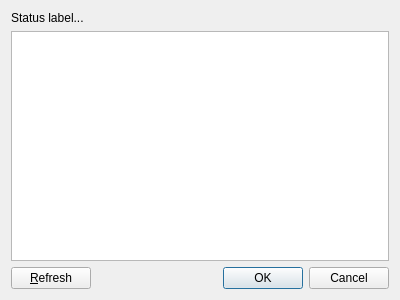
<?xml version="1.0" encoding="UTF-8"?>
<ui version="4.0">
 <class>LWJGLSelectDialog</class>
 <widget class="QDialog" name="LWJGLSelectDialog">
  <property name="geometry">
   <rect>
    <x>0</x>
    <y>0</y>
    <width>400</width>
    <height>300</height>
   </rect>
  </property>
  <property name="windowTitle">
   <string>Manage Lwjgl Versions</string>
  </property>
  <layout class="QVBoxLayout" name="verticalLayout">
   <item>
    <widget class="QLabel" name="labelStatus">
     <property name="text">
      <string>Status label...</string>
     </property>
    </widget>
   </item>
   <item>
    <widget class="QListView" name="lwjglListView"/>
   </item>
   <item>
    <layout class="QHBoxLayout" name="horizontalLayout">
     <item>
      <widget class="QPushButton" name="refreshButton">
       <property name="text">
        <string>&amp;Refresh</string>
       </property>
      </widget>
     </item>
     <item>
      <widget class="QDialogButtonBox" name="buttonBox">
       <property name="orientation">
        <enum>Qt::Horizontal</enum>
       </property>
       <property name="standardButtons">
        <set>QDialogButtonBox::Cancel|QDialogButtonBox::Ok</set>
       </property>
      </widget>
     </item>
    </layout>
   </item>
  </layout>
 </widget>
 <resources/>
 <connections>
  <connection>
   <sender>buttonBox</sender>
   <signal>accepted()</signal>
   <receiver>LWJGLSelectDialog</receiver>
   <slot>accept()</slot>
   <hints>
    <hint type="sourcelabel">
     <x>248</x>
     <y>254</y>
    </hint>
    <hint type="destinationlabel">
     <x>157</x>
     <y>274</y>
    </hint>
   </hints>
  </connection>
  <connection>
   <sender>buttonBox</sender>
   <signal>rejected()</signal>
   <receiver>LWJGLSelectDialog</receiver>
   <slot>reject()</slot>
   <hints>
    <hint type="sourcelabel">
     <x>316</x>
     <y>260</y>
    </hint>
    <hint type="destinationlabel">
     <x>286</x>
     <y>274</y>
    </hint>
   </hints>
  </connection>
 </connections>
</ui>
